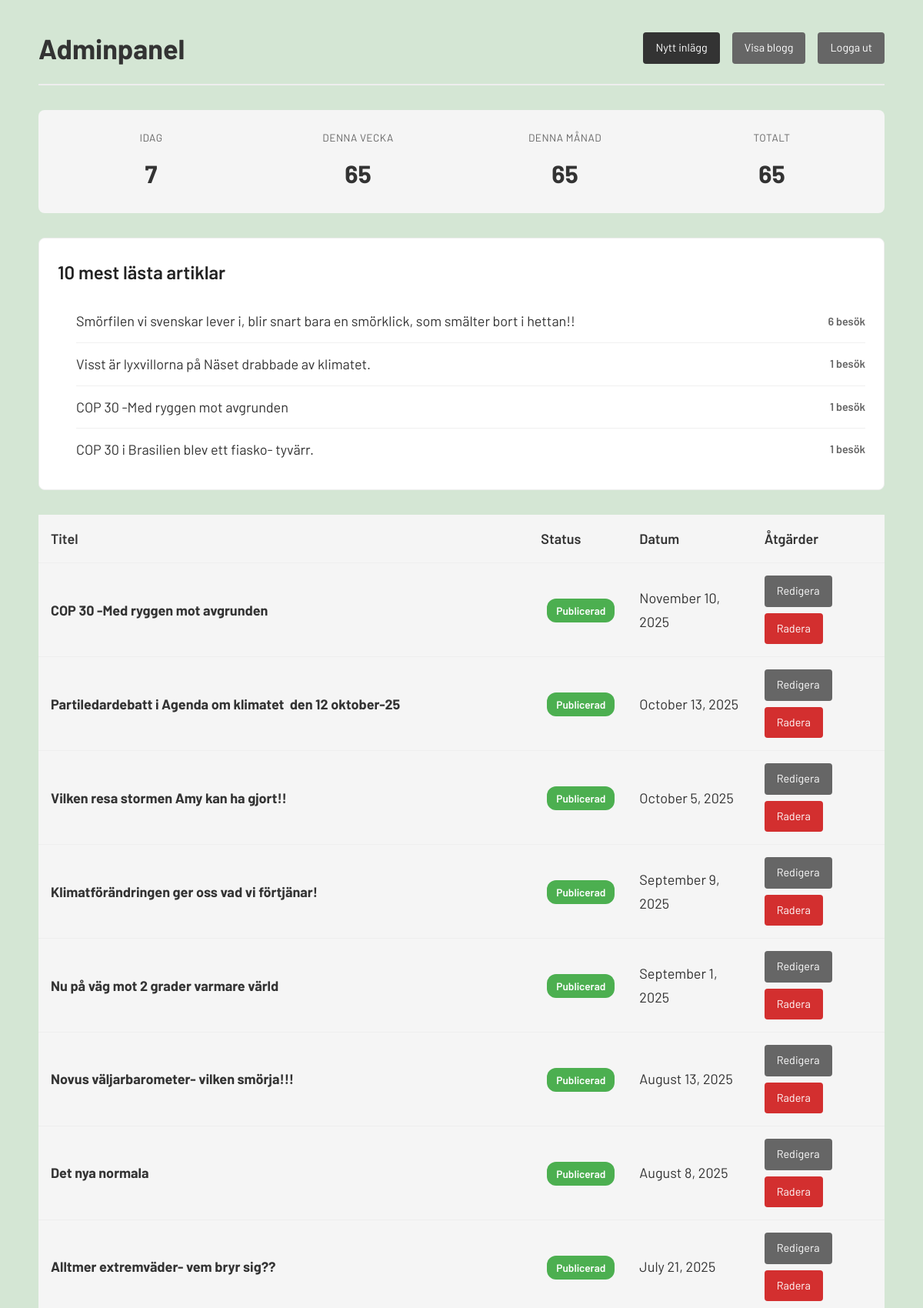
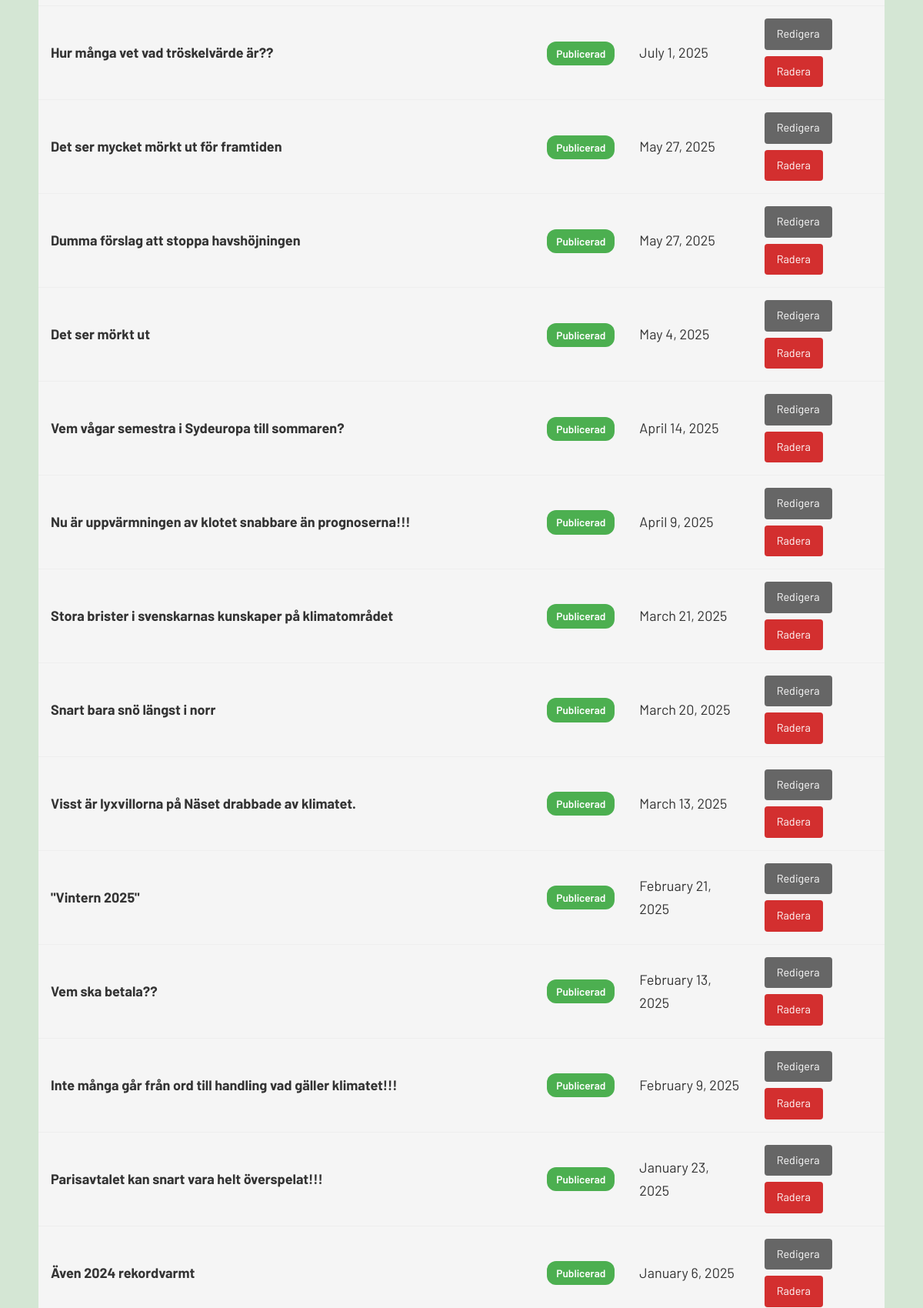
Screenshot of /admin/dashboard.php (signed in, upper part) with the database file from the repository (2 pictures, top to bottom).
### tables this page shows
CREATE TABLE posts (
        id INTEGER PRIMARY KEY AUTOINCREMENT,
        title TEXT NOT NULL,
        content TEXT NOT NULL,
        slug TEXT UNIQUE NOT NULL,
        created_at DATETIME DEFAULT CURRENT_TIMESTAMP,
        updated_at DATETIME DEFAULT CURRENT_TIMESTAMP
    , featured_image TEXT, status TEXT DEFAULT 'draft');

### config.php (called while the page is built, shortened)
<?php
function getDB() {
    $db = new PDO('sqlite:' . DB_PATH);
    $db->setAttribute(PDO::ATTR_ERRMODE, PDO::ERRMODE_EXCEPTION);
    $db->exec('PRAGMA journal_mode=WAL;');
    $db->exec("CREATE TABLE IF NOT EXISTS posts (
        id INTEGER PRIMARY KEY AUTOINCREMENT,
        title TEXT NOT NULL,
        content TEXT NOT NULL,
        slug TEXT UNIQUE NOT NULL,
        featured_image TEXT,
        created_at DATETIME DEFAULT CURRENT_TIMESTAMP,
        updated_at DATETIME DEFAULT CURRENT_TIMESTAMP
    )");
    try {
        $db->exec("ALTER TABLE posts ADD COLUMN featured_image TEXT");
    } catch (PDOException $e) {
    }
    $columnAdded = false;
    try {
        $db->exec("ALTER TABLE posts ADD COLUMN status TEXT DEFAULT 'draft'");
        $columnAdded = true;
    } catch (PDOException $e) {
    }
    $migrationDone = false;
    try {
        $checkStmt = $db->query("SELECT name FROM sqlite_master WHERE type='table' AND name='migrations'");
        if ($checkStmt->fetch()) {
            $migrationStmt = $db->query("SELECT COUNT(*) as count FROM migrations WHERE name = 'set_existing_posts_published'");
            $result = $migrationStmt->fetch(PDO::FETCH_ASSOC);
            $migrationDone = $result && $result['count'] > 0;
        }
    } catch (PDOException $e) {
    }
    if ($columnAdded) {
        try {
            $db->exec("UPDATE posts SET status = 'published'");
            try {
                $db->exec("CREATE TABLE IF NOT EXISTS migrations (name TEXT PRIMARY KEY, executed_at DATETIME DEFAULT CURRENT_TIMESTAMP)");
                $db->exec("INSERT OR IGNORE INTO migrations (name) VALUES ('set_existing_posts_published')");
            } catch (PDOException $e) {
            }
        } catch (PDOException $e) {
        }
    } else if (!$migrationDone) {
        try {
            $db->exec("UPDATE posts SET status = 'published' WHERE status = 'draft' OR status IS NULL OR status = ''");
            try {
                $db->exec("CREATE TABLE IF NOT EXISTS migrations (name TEXT PRIMARY KEY, executed_at DATETIME DEFAULT CURRENT_TIMESTAMP)");
                $db->exec("INSERT OR IGNORE INTO migrations (name) VALUES ('set_existing_posts_published')");
            } catch (PDOException $e) {
            }
        } catch (PDOException $e) {
        }
    }
    $db->exec("CREATE INDEX IF NOT EXISTS idx_slug ON posts(slug)");
    $db->exec("CREATE TABLE IF NOT EXISTS visits (
        id INTEGER PRIMARY KEY AUTOINCREMENT,
        page TEXT NOT NULL,
        visited_at DATETIME DEFAULT CURRENT_TIMESTAMP
    )");
    $db->exec("CREATE INDEX IF NOT EXISTS idx_visited_at ON visits(visited_at)");
    return $db;
}
function formatDate($date) {
    return date('F j, Y', strtotime($date));
}
function getVisitStats() {
    $db = getDB();
    $stats = [];
    $stmt = $db->query("SELECT COUNT(*) as total FROM visits");
    $stats['total'] = $stmt->fetch(PDO::FETCH_ASSOC)['total'];
    $stmt = $db->query("SELECT COUNT(*) as today FROM visits WHERE DATE(visited_at) = DATE('now')");
    $stats['today'] = $stmt->fetch(PDO::FETCH_ASSOC)['today'];
    $stmt = $db->query("SELECT COUNT(*) as week FROM visits WHERE visited_at >= DATE('now', '-7 days')");
    $stats['week'] = $stmt->fetch(PDO::FETCH_ASSOC)['week'];
    $stmt = $db->query("SELECT COUNT(*) as month FROM visits WHERE visited_at >= DATE('now', 'start of month')");
    $stats['month'] = $stmt->fetch(PDO::FETCH_ASSOC)['month'];
    return $stats;
}
function getTopArticles($limit = 10) {
    $db = getDB();
    $stmt = $db->prepare("
        SELECT
            p.id,
            p.title,
            p.slug,
            COUNT(v.id) as visit_count
        FROM visits v
        INNER JOIN posts p ON v.page = 'post:' || p.slug
        WHERE p.status = 'published'
        GROUP BY p.id, p.title, p.slug
        ORDER BY visit_count DESC
        LIMIT ?
    ");
    $stmt->execute([$limit]);
    return $stmt->fetchAll(PDO::FETCH_ASSOC);
}
function generateCSRFToken() {
    return $_SESSION['csrf_token'];
}

### admin/dashboard.php (the view, shortened to what this page needs)
<?php
require_once '../config.php';
$db = getDB();
$stmt = $db->query("SELECT id, title, slug, featured_image, status, created_at, updated_at FROM posts ORDER BY created_at DESC");
$posts = $stmt->fetchAll(PDO::FETCH_ASSOC);
$visitStats = getVisitStats();
$topArticles = getTopArticles(10);
?>
<!DOCTYPE html>
<html lang="sv">
<head>
    <link rel="stylesheet" href="../styles.css">
</head>
<body>
    <div class="container">
        <div class="admin-header">
            <h1>Adminpanel</h1>
            <div class="admin-actions">
                <a href="edit.php" class="btn btn-primary">Nytt inlägg</a>
                <a href="../index.php" class="btn btn-secondary" target="_blank">Visa blogg</a>
                <a href="?logout=1" class="btn btn-secondary">Logga ut</a>
            </div>
        </div>
        <div class="analytics-block">
            <div class="analytics-stat">
                <div class="analytics-stat-label">Idag</div>
                <div class="analytics-stat-value"><?php echo number_format($visitStats['today']); ?></div>
            </div>
            <div class="analytics-stat">
                <div class="analytics-stat-label">Denna vecka</div>
                <div class="analytics-stat-value"><?php echo number_format($visitStats['week']); ?></div>
            </div>
            <div class="analytics-stat">
                <div class="analytics-stat-label">Denna månad</div>
                <div class="analytics-stat-value"><?php echo number_format($visitStats['month']); ?></div>
            </div>
            <div class="analytics-stat">
                <div class="analytics-stat-label">Totalt</div>
                <div class="analytics-stat-value"><?php echo number_format($visitStats['total']); ?></div>
            </div>
        </div>
        <div class="top-articles-block">
            <h2>10 mest lästa artiklar</h2>
            <?php if (empty($topArticles)): ?>
                <div class="no-top-articles">Inga artiklar har besökts än.</div>
            <?php else: ?>
                <ol class="top-articles-list">
                    <?php foreach ($topArticles as $article): ?>
                        <li>
                            <a href="../post.php?slug=<?php echo htmlspecialchars($article['slug']); ?>" target="_blank">
                                <?php echo htmlspecialchars($article['title']); ?>
                            </a>
                            <span class="top-articles-count"><?php echo number_format($article['visit_count']); ?> besök</span>
                        </li>
                    <?php endforeach; ?>
                </ol>
            <?php endif; ?>
        </div>
        <?php if (empty($posts)): ?>
            <div class="no-posts">
                <p>Inga inlägg än. <a href="edit.php">Skapa ditt första inlägg</a>!</p>
            </div>
        <?php else: ?>
            <table class="posts-table">
                <thead>
                    <tr>
                        <th>Titel</th>
                        <th>Status</th>
                        <th>Datum</th>
                        <th>Åtgärder</th>
                    </tr>
                </thead>
                <tbody>
                    <?php foreach ($posts as $post): ?>
                        <tr>
                            <td>
                                <strong><?php echo htmlspecialchars($post['title']); ?></strong>
                            </td>
                            <td>
                                <span class="status-badge status-<?php echo htmlspecialchars($post['status'] ?? 'draft'); ?>">
                                    <?php echo ($post['status'] ?? 'draft') === 'published' ? 'Publicerad' : 'Utkast'; ?>
                                </span>
                            </td>
                            <td><?php echo formatDate($post['created_at']); ?></td>
                            <td>
                                <div class="action-buttons">
                                    <a href="edit.php?id=<?php echo $post['id']; ?>" class="btn btn-secondary">Redigera</a>
                                    <a href="?delete=<?php echo $post['id']; ?>&csrf_token=<?php echo generateCSRFToken(); ?>"
                                       class="btn btn-danger"
                                       onclick="return confirm('Är du säker på att du vill radera detta inlägg?');">Radera</a>
                                </div>
                            </td>
                        </tr>
                    <?php endforeach; ?>
                </tbody>
            </table>
        <?php endif; ?>
    </div>
</body>
</html>

### styles.css (style rules this page uses)
* { margin: 0; padding: 0; box-sizing: border-box; }
body { font-family: 'Barlow', -apple-system, BlinkMacSystemFont, 'Segoe UI', Roboto, 'Helvetica Neue', Arial, sans-serif; font-size: 18px; line-height: 1.7; color: #333; background: #d4e6d4; padding: 2rem 1rem; }
.container { max-width: 1100px; margin: 0 auto; padding: 0; }

### admin/dashboard.php (style rules this page uses)
.admin-header { display: flex; justify-content: space-between; align-items: center; margin-bottom: 2rem; padding-bottom: 1rem; border-bottom: 2px solid #eee; }
.admin-actions { display: flex; gap: 1rem; }
.btn { padding: 0.5rem 1rem; text-decoration: none; border-radius: 4px; display: inline-block; font-size: 0.9rem; }
.btn-primary { background: #333; color: white; }
.btn-secondary { background: #666; color: white; }
.btn-danger { background: #d32f2f; color: white; }
.posts-table { width: 100%; border-collapse: collapse; margin-top: 1rem; }
.posts-table th, .posts-table td { padding: 1rem; text-align: left; border-bottom: 1px solid #eee; }
.posts-table th { background: #f5f5f5; font-weight: 600; }
.posts-table tbody tr { background: #f5f5f5; }
.action-buttons { display: flex; gap: 0.5rem; flex-wrap: wrap; }
.status-badge { display: inline-block; padding: 0.25rem 0.75rem; border-radius: 12px; font-size: 0.85rem; font-weight: 600; margin-left: 0.5rem; }
.status-published { background: #4caf50; color: white; }
.analytics-block { background: #f5f5f5; border-radius: 8px; padding: 1.5rem; margin-bottom: 2rem; display: grid; grid-template-columns: repeat(auto-fit, minmax(150px, 1fr)); gap: 1.5rem; }
.analytics-stat { text-align: center; }
.analytics-stat-label { font-size: 0.85rem; color: #666; margin-bottom: 0.5rem; text-transform: uppercase; letter-spacing: 0.5px; }
.analytics-stat-value { font-size: 2rem; font-weight: 700; color: #333; }
.top-articles-block { background: white; border-radius: 8px; padding: 1.5rem; margin-bottom: 2rem; border: 1px solid #eee; }
.top-articles-block h2 { font-size: 1.5rem; margin-bottom: 1rem; color: #222; font-weight: 600; }
.top-articles-list { list-style: decimal; padding-left: 1.5rem; margin: 0; }
.top-articles-list li { display: flex; justify-content: space-between; align-items: center; padding: 0.75rem 0; border-bottom: 1px solid #f0f0f0; }
.top-articles-list li:last-child { border-bottom: none; }
.top-articles-list li a { color: #333; text-decoration: none; flex: 1; }
.top-articles-count { font-weight: 600; color: #666; font-size: 0.9rem; margin-left: 1rem; }

### rows the page displays
posts: title "Smörfilen vi svenskar lever i, blir snart bara en smörklick, som smälter bort i hettan!!", visit_count "6"
posts: title "Visst är lyxvillorna på Näset drabbade av klimatet.", visit_count "1", status "Publicerad", created_at "March 13, 2025"
posts: title "COP 30 -Med ryggen mot avgrunden", visit_count "1", status "Publicerad", created_at "November 10, 2025"
posts: title "COP 30 i Brasilien blev ett fiasko- tyvärr.", visit_count "1"
posts: title "Partiledardebatt i Agenda om klimatet den 12 oktober-25", status "Publicerad", created_at "October 13, 2025"
posts: title "Vilken resa stormen Amy kan ha gjort!!", status "Publicerad", created_at "October 5, 2025"
posts: title "Klimatförändringen ger oss vad vi förtjänar!", status "Publicerad", created_at "September 9, 2025"
posts: title "Nu på väg mot 2 grader varmare värld", status "Publicerad", created_at "September 1, 2025"
posts: title "Novus väljarbarometer- vilken smörja!!!", status "Publicerad", created_at "August 13, 2025"
posts: title "Det nya normala", status "Publicerad", created_at "August 8, 2025"
posts: title "Alltmer extremväder- vem bryr sig??", status "Publicerad", created_at "July 21, 2025"
posts: title "Hur många vet vad tröskelvärde är??", status "Publicerad", created_at "July 1, 2025"
posts: title "Det ser mycket mörkt ut för framtiden", status "Publicerad", created_at "May 27, 2025"
posts: title "Dumma förslag att stoppa havshöjningen", status "Publicerad", created_at "May 27, 2025"
posts: title "Det ser mörkt ut", status "Publicerad", created_at "May 4, 2025"
posts: title "Vem vågar semestra i Sydeuropa till sommaren?", status "Publicerad", created_at "April 14, 2025"
posts: title "Nu är uppvärmningen av klotet snabbare än prognoserna!!!", status "Publicerad", created_at "April 9, 2025"
posts: title "Stora brister i svenskarnas kunskaper på klimatområdet", status "Publicerad", created_at "March 21, 2025"
posts: title "Snart bara snö längst i norr", status "Publicerad", created_at "March 20, 2025"
posts: title "\"Vintern 2025\"", status "Publicerad", created_at "February 21, 2025"
posts: title "Vem ska betala??", status "Publicerad", created_at "February 13, 2025"
posts: title "Inte många går från ord till handling vad gäller klimatet!!!", status "Publicerad", created_at "February 9, 2025"
posts: title "Parisavtalet kan snart vara helt överspelat!!!", status "Publicerad", created_at "January 23, 2025"
posts: title "Även 2024 rekordvarmt", status "Publicerad", created_at "January 6, 2025"

### other values shown
$visitStats['today'] "7"
$visitStats['week'] "65"
$visitStats['month'] "65"
$visitStats['total'] "65"
